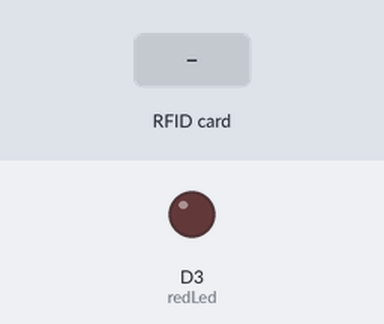
Bench run of a sketch on a simulated ESP8266 (NodeMCU). Parts: output pins drawn as LEDs (lit = HIGH). Dashed ring = blinking. The inputs (shaded band) are chosen by the test bench. WiFi joins after 1.5 s; servers stay silent unless stated; what the sketch prints to the serial monitor is not drawn.

Above: at 3.0 s.
3.1 s: RFID card 5E 7A 19 C4 held to the reader
At 3.81 s:
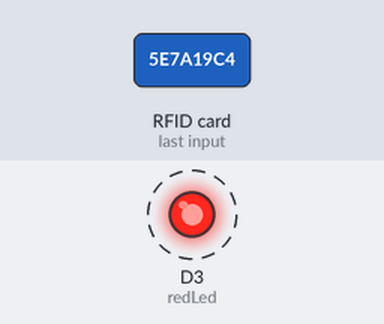
Timing chart, 0 to 6.1 s (numbered marks = the images above; inputs shaded):
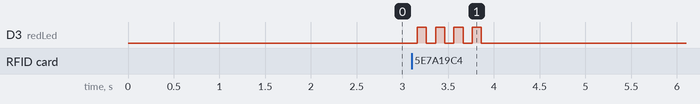

Measured:
- after the input at 3.1 s, D3 (redLed): alternates HIGH for 0.10 s and LOW for 0.10 s, 8 changes in all, then stays LOW, starting after 0.06 s

The sketch:

ESP8266_MFRC522.ino
```cpp
//* MFRC522 esp8266
//* -----------------------------------------------------------------------------------------------------------
//*RST GPIO15
//*SDA(SS) GPIO2
//*MOSI GPIO13
//*MISO GPIO12
//*SCK GPIO14
//*GND GND
//*3,3V 3,3V
//* -----------------------------------------------------------------------------------------------------------
//With this small example you should be able to connect to your WiFi Network and read a Rfid-Card (Output of the UID of the Card check on Serial):

#include <ESP8266WiFi.h>
#include <SPI.h>
#include "MFRC522.h"

#define RST_PIN  15 // RST-PIN für RC522 - RFID - SPI - Modul GPIO15
#define SS_PIN  2 // SDA-PIN für RC522 - RFID - SPI - Modul GPIO2
#define redLed D3

const char *ssid =  "NIGHTOWL"; // change according to your Network - cannot be longer than 32 characters!
const char *pass =  "VEgFXiRxs3"; // change according to your Network

MFRC522 mfrc522(SS_PIN, RST_PIN);  // Create MFRC522 instance

void setup() {
Serial.begin(115200); // Initialize serial communications
delay(250);

pinMode(redLed, OUTPUT);

Serial.println(F("Booting...."));

SPI.begin();  // Init SPI bus
mfrc522.PCD_Init(); // Init MFRC522

WiFi.begin(ssid, pass);

int retries = 0;
while ((WiFi.status() != WL_CONNECTED) && (retries < 10)) {
retries++;
delay(500);
Serial.print(".");
}
if (WiFi.status() == WL_CONNECTED) {
Serial.println(F("WiFi connected"));
}

Serial.println(F("Ready!"));
Serial.println(F("======================================================"));
Serial.println(F("Scan for Card and print UID:"));
}

void loop() {
// Look for new cards
if ( ! mfrc522.PICC_IsNewCardPresent()) {
delay(50);
return;
}
// Select one of the cards
if ( ! mfrc522.PICC_ReadCardSerial()) {
delay(50);
return;
}
// Dump debug info about the card; PICC_HaltA() is automatically called
mfrc522.PICC_DumpToSerial(&(mfrc522.uid));
Serial.println(F("======================================================"));
redLed_Flash();
}

void redLed_Flash() {
    for (int i = 0; i < 2; i++) {
  digitalWrite(redLed, HIGH);
  delay(100);
  digitalWrite(redLed, LOW);
  delay(100);
  digitalWrite(redLed, HIGH);
  delay(100);
  digitalWrite(redLed, LOW);
  delay(100);
  }
}
```
